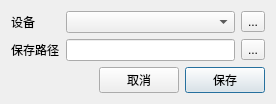
<?xml version="1.0" encoding="UTF-8"?>
<ui version="4.0">
 <class>OptionDialog</class>
 <widget class="OptionDialog" name="OptionDialog">
  <property name="geometry">
   <rect>
    <x>0</x>
    <y>0</y>
    <width>276</width>
    <height>100</height>
   </rect>
  </property>
  <property name="windowTitle">
   <string>设置</string>
  </property>
  <layout class="QGridLayout" name="gridLayout">
   <item row="0" column="1" colspan="2">
    <widget class="QComboBox" name="cbDevices"/>
   </item>
   <item row="1" column="3">
    <widget class="QToolButton" name="btnSavePath">
     <property name="text">
      <string>...</string>
     </property>
     <property name="icon">
      <iconset resource="../../res/resource.qrc">
       <normaloff>:/png/open.png</normaloff>:/png/open.png</iconset>
     </property>
    </widget>
   </item>
   <item row="0" column="0">
    <widget class="QLabel" name="label_3">
     <property name="text">
      <string>设备</string>
     </property>
    </widget>
   </item>
   <item row="1" column="0">
    <widget class="QLabel" name="label">
     <property name="text">
      <string>保存路径</string>
     </property>
    </widget>
   </item>
   <item row="1" column="1" colspan="2">
    <widget class="QLineEdit" name="edtSavePath">
     <property name="placeholderText">
      <string/>
     </property>
    </widget>
   </item>
   <item row="2" column="1" colspan="3">
    <layout class="QHBoxLayout" name="horizontalLayout">
     <item>
      <spacer name="horizontalSpacer">
       <property name="orientation">
        <enum>Qt::Horizontal</enum>
       </property>
       <property name="sizeHint" stdset="0">
        <size>
         <width>40</width>
         <height>20</height>
        </size>
       </property>
      </spacer>
     </item>
     <item>
      <widget class="QPushButton" name="btnCancel">
       <property name="maximumSize">
        <size>
         <width>100</width>
         <height>16777215</height>
        </size>
       </property>
       <property name="text">
        <string>取消</string>
       </property>
      </widget>
     </item>
     <item>
      <widget class="QPushButton" name="btnSave">
       <property name="maximumSize">
        <size>
         <width>100</width>
         <height>16777215</height>
        </size>
       </property>
       <property name="text">
        <string>保存</string>
       </property>
       <property name="default">
        <bool>true</bool>
       </property>
      </widget>
     </item>
    </layout>
   </item>
   <item row="0" column="3">
    <widget class="QToolButton" name="btnRefresh">
     <property name="text">
      <string>...</string>
     </property>
     <property name="icon">
      <iconset resource="../../res/resource.qrc">
       <normaloff>:/png/refresh.png</normaloff>:/png/refresh.png</iconset>
     </property>
    </widget>
   </item>
  </layout>
 </widget>
 <customwidgets>
  <customwidget>
   <class>OptionDialog</class>
   <extends>QWidget</extends>
   <header>OptionDialog.h</header>
   <container>1</container>
  </customwidget>
 </customwidgets>
 <tabstops>
  <tabstop>cbDevices</tabstop>
  <tabstop>btnRefresh</tabstop>
  <tabstop>edtSavePath</tabstop>
  <tabstop>btnSavePath</tabstop>
  <tabstop>btnCancel</tabstop>
  <tabstop>btnSave</tabstop>
 </tabstops>
 <resources>
  <include location="../../res/resource.qrc"/>
 </resources>
 <connections>
  <connection>
   <sender>btnSave</sender>
   <signal>clicked()</signal>
   <receiver>OptionDialog</receiver>
   <slot>accept()</slot>
   <hints>
    <hint type="sourcelabel">
     <x>298</x>
     <y>145</y>
    </hint>
    <hint type="destinationlabel">
     <x>296</x>
     <y>194</y>
    </hint>
   </hints>
  </connection>
  <connection>
   <sender>btnCancel</sender>
   <signal>clicked()</signal>
   <receiver>OptionDialog</receiver>
   <slot>reject()</slot>
   <hints>
    <hint type="sourcelabel">
     <x>179</x>
     <y>133</y>
    </hint>
    <hint type="destinationlabel">
     <x>180</x>
     <y>225</y>
    </hint>
   </hints>
  </connection>
 </connections>
 <slots>
  <slot>accept()</slot>
  <slot>reject()</slot>
 </slots>
</ui>
